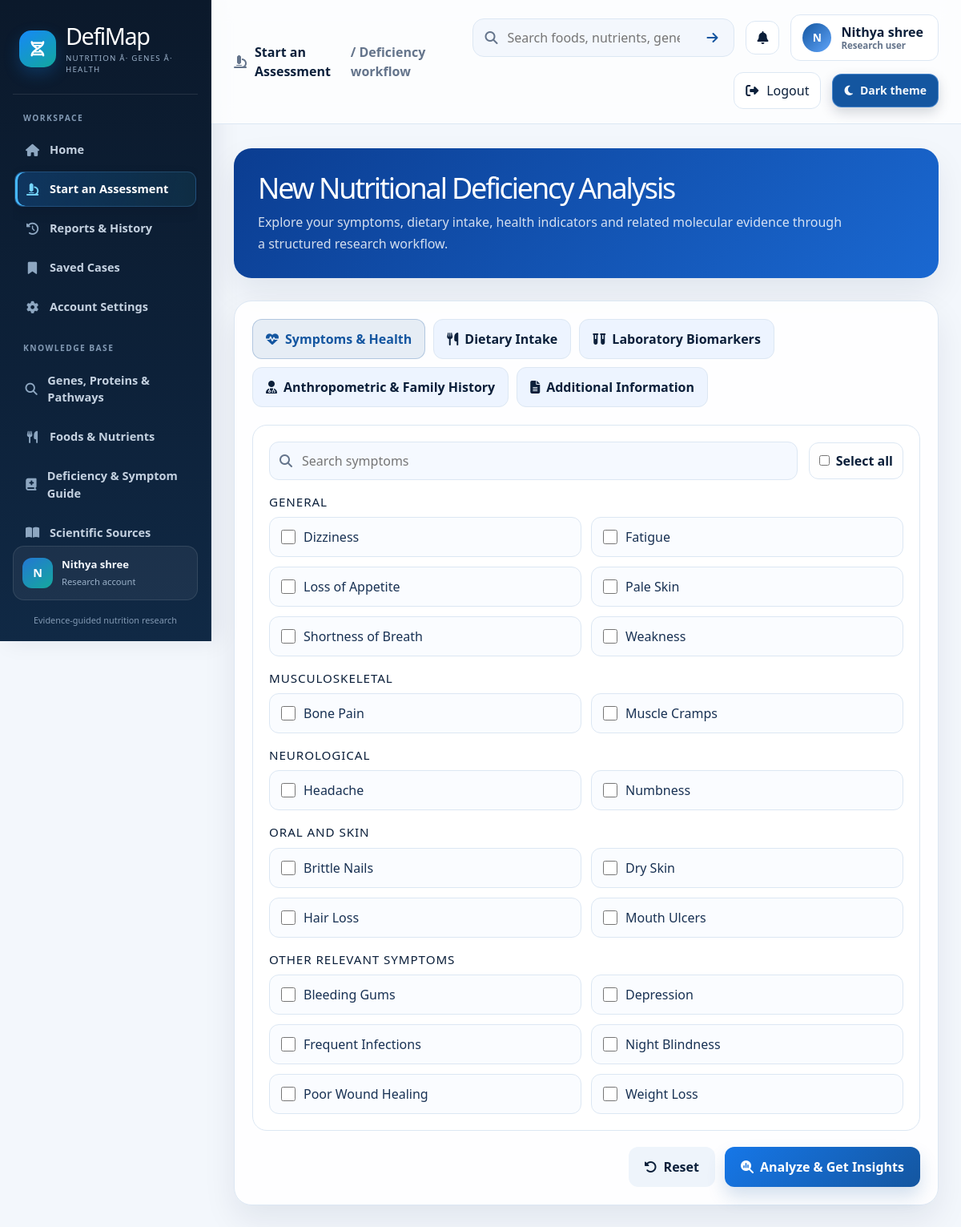
The page /analysis.php (signed in) on the database its author committed.
### tables this page shows
CREATE TABLE `symptom_master` (
  `symptom_id` int(11) NOT NULL,
  `symptom_name` varchar(255) NOT NULL
);

### analysis.php (the view, shortened to what this page needs)
<?php
require __DIR__ . DIRECTORY_SEPARATOR . 'bootstrap.php';
$selectedSymptoms = [];
$allSymptoms = $pdo->query("SELECT symptom_id, symptom_name FROM symptom_master ORDER BY symptom_name")->fetchAll(PDO::FETCH_ASSOC);
$groups = [
    'General' => [],
    'Musculoskeletal' => [],
    'Neurological' => [],
    'Oral and skin' => [],
    'Other relevant symptoms' => [],
];
foreach ($allSymptoms as $symptom) {
    $name = strtolower($symptom['symptom_name']);
    if (in_array($name, ['fatigue', 'weakness', 'dizziness', 'loss of appetite', 'pale skin', 'shortness of breath'])) {
        $group = 'General';
    } elseif (in_array($name, ['bone pain', 'muscle cramps', 'joint pain', 'muscle weakness'])) {
        $group = 'Musculoskeletal';
    } elseif (in_array($name, ['numbness', 'headaches', 'headache', 'tingling', 'confusion'])) {
        $group = 'Neurological';
    } elseif (in_array($name, ['mouth ulcers', 'dry skin', 'brittle nails', 'hair loss', 'pale skin'])) {
        $group = 'Oral and skin';
    } else {
        $group = 'Other relevant symptoms';
    }
    $groups[$group][] = $symptom;
}
?>
<!DOCTYPE html>
<html lang="en">
<head>
    <link href="https://cdn.jsdelivr.net/npm/bootstrap@5.3.3/dist/css/bootstrap.min.css" rel="stylesheet">
    <link rel="stylesheet" href="https://cdnjs.cloudflare.com/ajax/libs/font-awesome/6.5.2/css/all.min.css">
</head>
<body>
    <div class="app-shell">
        <aside class="sidebar" aria-label="Sidebar navigation">
            <div class="brand-box">
                <div class="brand-icon"><i class="fa-solid fa-dna"></i></div>
                <div>
                    <h1>DefiMap</h1>
                    <small>Nutrition Â· Genes Â· Health</small>
                </div>
            </div>
            <nav class="sidebar-nav" aria-label="Sidebar navigation">
            <div class="nav-group">
                <p class="nav-section-label">Workspace</p>
                <a class="nav-item" href="dashboard.php"><i class="fa-solid fa-house"></i> Home</a>
                <a class="nav-item active" href="analysis.php"><i class="fa-solid fa-microscope"></i> Start an Assessment</a>
                <a class="nav-item" href="reports.php"><i class="fa-solid fa-clock-rotate-left"></i> Reports &amp; History</a>
                <a class="nav-item" href="dashboard.php#saved"><i class="fa-solid fa-bookmark"></i> Saved Cases</a>
                <a class="nav-item" href="tools.php?section=settings"><i class="fa-solid fa-gear"></i> Account Settings</a>
            </div>
            <div class="nav-group">
                <p class="nav-section-label">Knowledge base</p>
                <a class="nav-item" href="tools.php?section=molecular"><i class="fa-solid fa-magnifying-glass"></i> Genes, Proteins &amp; Pathways</a>
                <a class="nav-item" href="tools.php?section=nutrition"><i class="fa-solid fa-utensils"></i> Foods &amp; Nutrients</a>
                <a class="nav-item" href="tools.php?section=reference"><i class="fa-solid fa-book-medical"></i> Deficiency &amp; Symptom Guide</a>
                <a class="nav-item" href="tools.php?section=resources"><i class="fa-solid fa-book-open"></i> Scientific Sources</a>
            </div>
            </nav>
            <div class="sidebar-account">
                <div class="sidebar-account-avatar"><?php echo htmlspecialchars(strtoupper(substr($_SESSION['user_name'], 0, 1))); ?></div>
                <div class="sidebar-account-copy"><strong><?php echo htmlspecialchars($_SESSION['user_name']); ?></strong><span>Research account</span></div>
            </div>
            <div class="sidebar-footer">Evidence-guided nutrition research</div>
        </aside>
        <main class="content">
            <header class="topbar">
                <div class="topbar-inner">
                    <div class="page-context"><i class="fa-solid fa-microscope"></i> <strong>Start an Assessment</strong> / Deficiency workflow</div>
                    <div class="topbar-tools">
                        <form class="search-box" method="get" action="tools.php" role="search" aria-label="Search the knowledge base">
                            <i class="fa-solid fa-magnifying-glass"></i>
                            <input type="search" name="q" placeholder="Search foods, nutrients, genes…" aria-label="Search foods, nutrients, genes, proteins and pathways">
                            <button type="submit" aria-label="Submit knowledge-base search"><i class="fa-solid fa-arrow-right"></i></button>
                        </form>
                        <button class="topbar-action" type="button" aria-label="Notifications"><i class="fa-solid fa-bell"></i></button>
                        <div class="profile-pill" aria-label="User profile">
                            <div class="avatar"><?php echo strtoupper(substr($_SESSION['user_name'], 0, 1)); ?></div>
                            <div class="profile-details">
                                <strong><?php echo htmlspecialchars($_SESSION['user_name']); ?></strong>
                                <span>Research user</span>
                            </div>
                        </div>
                        <form class="logout-form" method="post" action="logout.php">
                            <button class="logout-link" type="submit"><i class="fa-solid fa-right-from-bracket"></i> Logout</button>
                        </form>
                    </div>
                </div>
            </header>
            <div class="page-shell">
                <section class="welcome-card">
                    <div>
                        <h2>New Nutritional Deficiency Analysis</h2>
                        <p>Explore your symptoms, dietary intake, health indicators and related molecular evidence through a structured research workflow.</p>
                    </div>
                </section>
                <div class="analysis-card">
                    <form id="analysisForm" method="POST">
                        <div class="workflow-tabs" role="tablist" aria-label="Assessment workflow tabs">
                            <button type="button" class="tab-button active" data-tab="symptoms" role="tab" aria-selected="true"><i class="fa-solid fa-heart-pulse"></i> Symptoms & Health</button>
                            <button type="button" class="tab-button" data-tab="dietary" role="tab" aria-selected="false"><i class="fa-solid fa-utensils"></i> Dietary Intake</button>
                            <button type="button" class="tab-button" data-tab="lab" role="tab" aria-selected="false"><i class="fa-solid fa-vials"></i> Laboratory Biomarkers</button>
                            <button type="button" class="tab-button" data-tab="anthro" role="tab" aria-selected="false"><i class="fa-solid fa-user-doctor"></i> Anthropometric & Family History</button>
                            <button type="button" class="tab-button" data-tab="additional" role="tab" aria-selected="false"><i class="fa-solid fa-file-lines"></i> Additional Information</button>
                        </div>
                        <div class="tab-panel active" id="symptoms" role="tabpanel">
                            <div class="section-card">
                                <div class="symptom-header">
                                    <div class="search-inline">
                                        <i class="fa-solid fa-magnifying-glass"></i>
                                        <input type="text" id="symptomSearch" placeholder="Search symptoms" aria-label="Search symptoms">
                                    </div>
                                    <label class="toggle-chip"><input type="checkbox" id="selectAllSymptoms"> Select all</label>
                                </div>
                                <?php foreach ($groups as $groupName => $items): ?>
                                    <div class="symptom-group">
                                        <h4><?php echo htmlspecialchars($groupName); ?></h4>
                                        <div class="symptom-grid">
                                            <?php foreach ($items as $symptom): ?>
                                                <?php $selected = in_array((int)$symptom['symptom_id'], $selectedSymptoms, true); ?>
                                                <label class="symptom-option <?php echo $selected ? 'selected' : ''; ?>">
                                                    <input type="checkbox" name="symptoms[]" value="<?php echo (int)$symptom['symptom_id']; ?>" <?php echo $selected ? 'checked' : ''; ?>>
                                                    <span><?php echo htmlspecialchars($symptom['symptom_name']); ?></span>
                                                </label>
                                            <?php endforeach; ?>
                                        </div>
                                    </div>
                                <?php endforeach; ?>
                            </div>
                        </div>
                        <div class="form-actions">
                            <button type="reset" class="btn btn-secondary"><i class="fa-solid fa-rotate-left"></i> Reset</button>
                            <button type="submit" name="analyze" class="btn btn-primary submit-btn"><i class="fa-solid fa-magnifying-glass-chart"></i> Analyze & Get Insights</button>
                        </div>
                    </form>
                </div>
            </div>
        </main>
    </div>
</body>
</html>

### db.php (style rules this page uses)
.logout-form { display: inline-flex; margin: 0; }
.logout-link { font: inherit; cursor: pointer; }
.app-shell > .sidebar { width: 264px; flex: 0 0 264px; padding: 24px 16px 18px; background: linear-gradient(180deg, #0b192b 0%, #0d2139 58%, #102945 100%); border-right: 1px solid rgba(255,255,255,.08); box-shadow: 8px 0 28px rgba(11,31,58,.08); }
.sidebar .brand-box { gap: 12px; padding: 4px 8px 22px; margin-bottom: 22px; border-bottom-color: rgba(255,255,255,.1); }
.sidebar .brand-icon { width: 46px; height: 46px; flex: 0 0 46px; border-radius: 15px; background: linear-gradient(145deg, #1688f8, #12a89d); box-shadow: 0 8px 20px rgba(22,136,248,.24); }
.sidebar .brand-box small { color: #9bb1c9; letter-spacing: .12em; font-size: .61rem; margin-top: 3px; }
.sidebar-nav { display: grid; flex: 1 1 auto; min-height: 0; gap: 22px; overflow-y: auto; padding: 0 2px 12px; scrollbar-width: thin; scrollbar-color: rgba(148,174,204,.35) transparent; }
.sidebar .nav-group { display: grid; gap: 5px; }
.sidebar .nav-group + .nav-group { padding-top: 0; margin-top: 0; border: 0; }
.nav-section-label { margin: 0 0 5px 11px; color: #8299b3; font-size: .64rem; font-weight: 700; letter-spacing: .14em; text-transform: uppercase; }
.sidebar .nav-item { position: relative; display: flex; align-items: center; gap: 12px; min-height: 44px; padding: 10px 12px; border: 1px solid transparent; border-radius: 11px; color: #c4d1e0; font-size: .91rem; font-weight: 550; transition: background .18s ease, color .18s ease, border-color .18s ease, transform .18s ease; }
.sidebar .nav-item i { width: 19px; color: #8ea7c1; text-align: center; font-size: .95rem; transition: color .18s ease; }
.sidebar .nav-item.active { background: linear-gradient(100deg, rgba(24,126,229,.26), rgba(33,156,190,.12)); color: #fff; border-color: rgba(106,185,255,.2); box-shadow: inset 3px 0 #46b8ff, 0 6px 16px rgba(3,12,24,.12); }
.sidebar .nav-item.active i { color: #76d7ff; }
.sidebar-account { display: flex; align-items: center; gap: 11px; margin-top: auto; padding: 13px 11px; border: 1px solid rgba(255,255,255,.1); border-radius: 14px; background: rgba(255,255,255,.055); }
.sidebar-account-avatar { display: grid; place-items: center; width: 38px; height: 38px; flex: 0 0 38px; border-radius: 12px; background: linear-gradient(145deg, #2377d4, #15a89d); color: #fff; font-size: .9rem; font-weight: 700; }
.sidebar-account-copy { min-width: 0; }
.sidebar-account-copy strong, .sidebar-account-copy span { display: block; overflow: hidden; text-overflow: ellipsis; white-space: nowrap; }
.sidebar-account-copy strong { color: #f3f7fc; font-size: .82rem; font-weight: 650; }
.sidebar-account-copy span { margin-top: 3px; color: #9bb1c9; font-size: .7rem; }
.sidebar .sidebar-footer { margin-top: 12px; padding: 4px 4px 0; border: 0; color: #8299b3; font-size: .68rem; text-align: center; }

### rows shown on the page
symptom_master: symptom_name "Dizziness"
symptom_master: symptom_name "Fatigue"
symptom_master: symptom_name "Loss of Appetite"
symptom_master: symptom_name "Pale Skin"
symptom_master: symptom_name "Shortness of Breath"
symptom_master: symptom_name "Weakness"
symptom_master: symptom_name "Bone Pain"
symptom_master: symptom_name "Muscle Cramps"
symptom_master: symptom_name "Headache"
symptom_master: symptom_name "Numbness"
symptom_master: symptom_name "Brittle Nails"
symptom_master: symptom_name "Dry Skin"
symptom_master: symptom_name "Hair Loss"
symptom_master: symptom_name "Mouth Ulcers"
symptom_master: symptom_name "Bleeding Gums"
symptom_master: symptom_name "Depression"
symptom_master: symptom_name "Frequent Infections"
symptom_master: symptom_name "Night Blindness"
symptom_master: symptom_name "Poor Wound Healing"
symptom_master: symptom_name "Weight Loss"

### other values the page prints
substr($_SESSION['user_name'], 0, 1) "N"
$_SESSION['user_name'] "Nithya shree"
$groupName "GENERAL"
$groupName "MUSCULOSKELETAL"
$groupName "NEUROLOGICAL"
$groupName "ORAL AND SKIN"
$groupName "OTHER RELEVANT SYMPTOMS"
